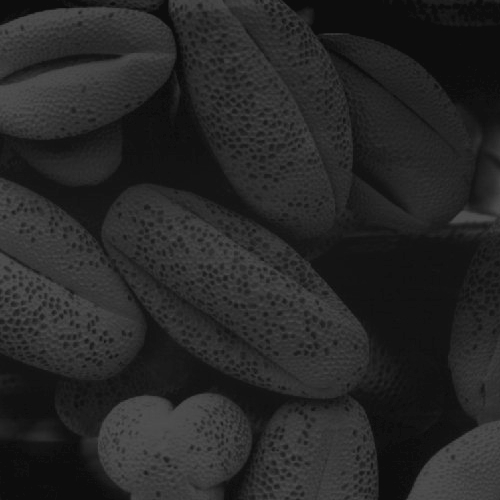
#> input picture images/fig_q1.jpg, 500 x 500 px
$ jupyter execute Asssignment1.ipynb
#> lines starting #> are read from the running program, lines starting #| are printed output that depends on the picture
[cell 1]
#loading images
import matplotlib.pyplot as plt
image_1 = plt.imread('images/fig_q1.jpg')
#> image_1 is the input picture: shape (500, 500); min 12, max 83, mean 38.7

[cell 2]
# plotting histogram
plt.hist(image_1.ravel(), bins=256, range=(0, 255))

# Optional: Add range=(0, 255) to ensure the x-axis represents
# standard 8-bit pixel values correctly.

plt.title('Image fig_q1.jpg histogram')
plt.xlabel('Pixel Intensity')
plt.ylabel('Frequency')
plt.show()
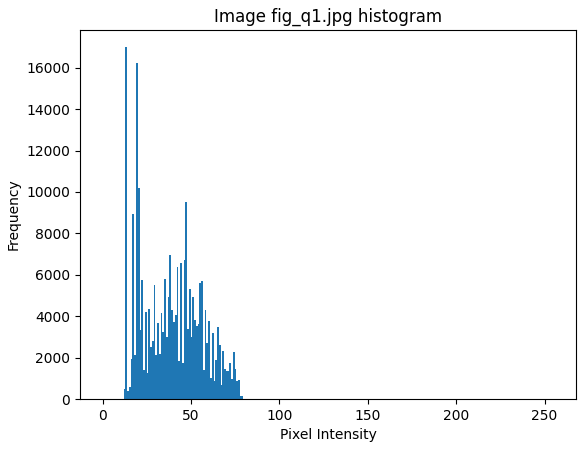
#> figure drawn by matplotlib, 1 panel; tallest bar 16986 high, from x = 12.95 to 13.95

[cell 3]
import numpy as np
# If image is integer (0-255), divide by 255.
if image_1.dtype == 'uint8':
    img_float = image_1 / 255.0
else:
    img_float = image_1

# If image is washed out (too bright), use gamma > 1 (e.g., 2.0)
gamma = 0.6  # <--- ADJUST THIS VALUE BASED ON YOUR IMAGE
corrected_img = np.power(img_float, gamma)
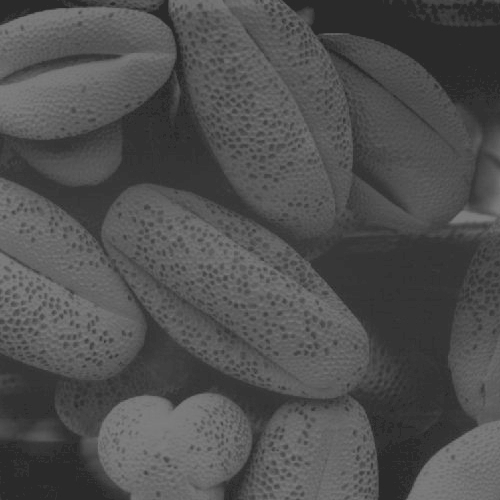
#> corrected_img: shape (500, 500) float64; min 0.16, max 0.51, mean 0.315
# 4. Plot Side-by-Side
fig, ax = plt.subplots(1, 2, figsize=(12, 6))

# Original
ax[0].imshow(img_float, cmap='gray')
ax[0].set_title('Original Image')
ax[0].axis('off')

# Transformed
ax[1].imshow(corrected_img, cmap='gray')
ax[1].set_title(f'Power Law Transformed ($\gamma={gamma}$)')
ax[1].axis('off')

plt.show()
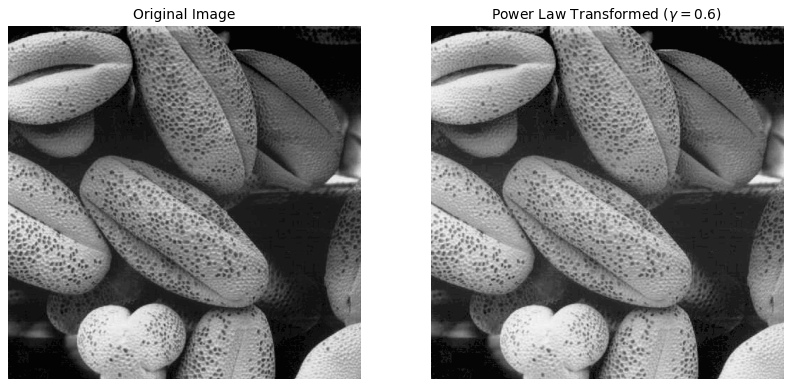
#> figure drawn by matplotlib, 2 panels

[cell 4]
# histogram normalisation
from skimage import exposure
image_1_eq = exposure.equalize_hist(image_1)
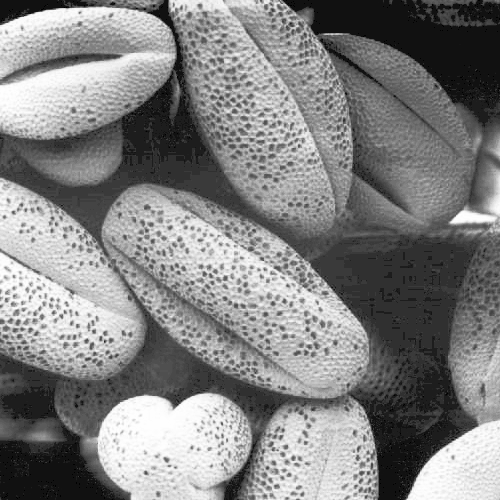
#> image_1_eq: shape (500, 500) float64; min 0.00191, max 1, mean 0.513
def show_image(image, title='Image', cmap_type='gray'):
    plt.imshow(image, cmap=cmap_type)
    plt.title(title)
    plt.axis('off')
    plt.show()

show_image(image_1_eq)

[cell 5]
from skimage import color
if image_1.ndim == 3:
    image_1 = color.rgb2gray(img)
    # rgb2gray produces floats 0-1, so we scale back to 0-255 for the histogram to look standard
    image_1 = (image_1 * 255).astype(np.uint8)

# 2. Apply Histogram Normalization (Min-Max Stretching)
img_min = image_1.min()
#> img_min = 12
img_max = image_1.max()
#> img_max = 83

# The Math: (Pixel - Min) / (Range) * 255
# using float calculation to avoid integer overflow, then casting back to uint8
norm_img = (image_1 - img_min) / (img_max - img_min) * 255
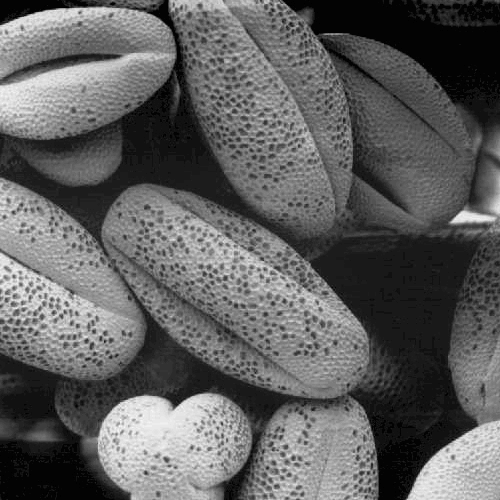
#> norm_img: shape (500, 500) float64; min 0, max 255, mean 96.1
norm_img = norm_img.astype(np.uint8)

# 3. Plotting Side-by-Side
fig, axes = plt.subplots(2, 2, figsize=(12, 10))

# Top Left: Original Image
axes[0, 0].imshow(image_1, cmap='gray', vmin=0, vmax=255)
axes[0, 0].set_title(f'Original (Min:{img_min}, Max:{img_max})')

# Top Right: Normalized Image
axes[0, 1].imshow(norm_img, cmap='gray', vmin=0, vmax=255)
axes[0, 1].set_title('Normalized (Stretched to 0-255)')

# Bottom Left: Original Histogram
axes[1, 0].hist(image_1.ravel(), bins=256, range=(0, 256), color='blue', alpha=0.7)
axes[1, 0].set_title('Original Histogram')
axes[1, 0].set_xlim([0, 256])

# Bottom Right: Normalized Histogram
axes[1, 1].hist(norm_img.ravel(), bins=256, range=(0, 256), color='green', alpha=0.7)
axes[1, 1].set_title('Normalized Histogram')
axes[1, 1].set_xlim([0, 256])

plt.tight_layout()
plt.show()
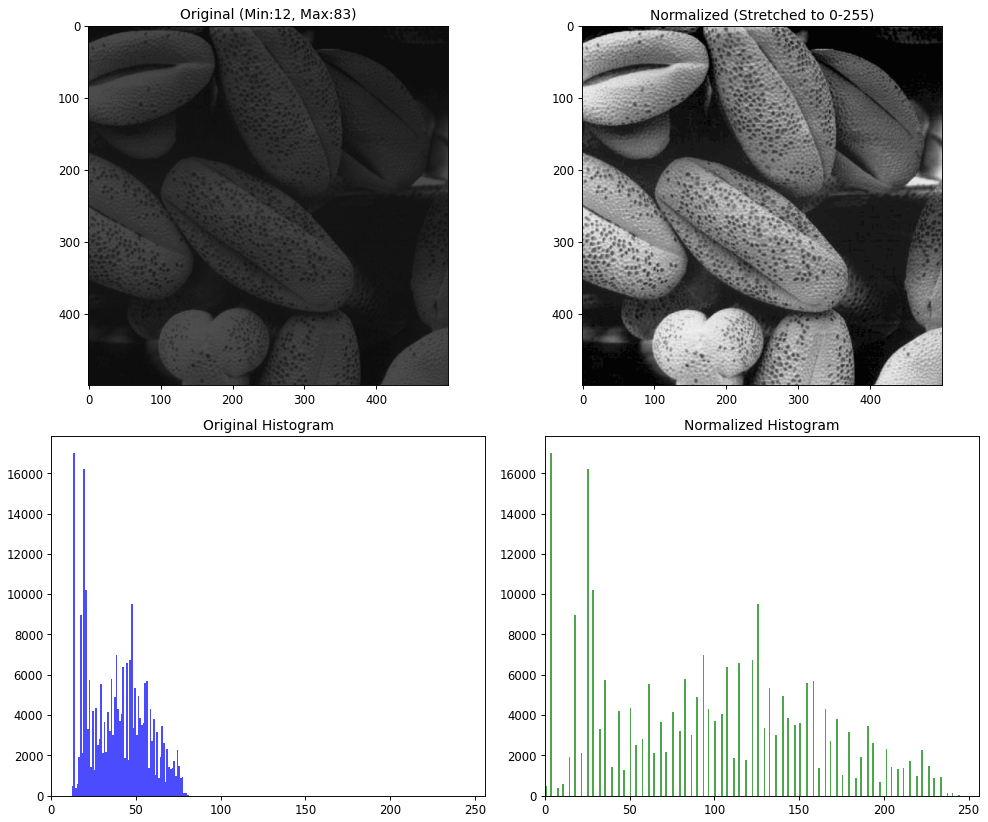
#> figure drawn by matplotlib, 4 panels; panel 3: tallest bar 16986 high, from x = 13 to 14; panel 4: tallest bar 16986 high, from x = 3 to 4

### IMAGE 2

[cell 6]
from scipy.signal import convolve2d
from skimage import data

# 1. Load Image (Robust check)
try:
    img = plt.imread('images/fig_q2.jpg')
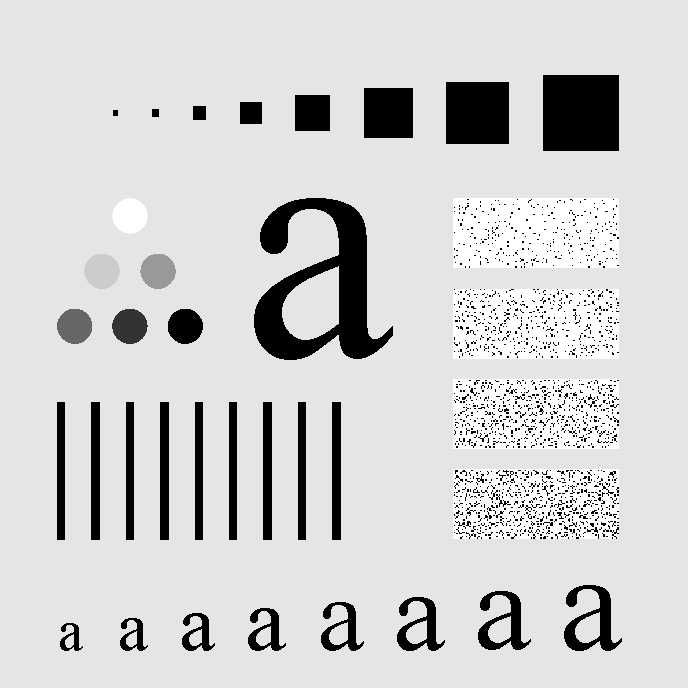
#> input picture images/fig_q2.jpg, 688 x 688 px
#> img is the input picture: shape (688, 688); min 0, max 255, mean 207.3
except FileNotFoundError:
    img = data.camera() # Fallback

if img.ndim == 3:
    img = color.rgb2gray(img)

# 2. Define Helper for Box Filter
def apply_box_filter(image, size):
    # A box kernel is just ones divided by the total area
#> called with size = 3
    kernel = np.ones((size, size)) / (size * size)
    # boundary='symm' handles edges better than zero-padding
    return convolve2d(image, kernel, mode='same', boundary='symm')
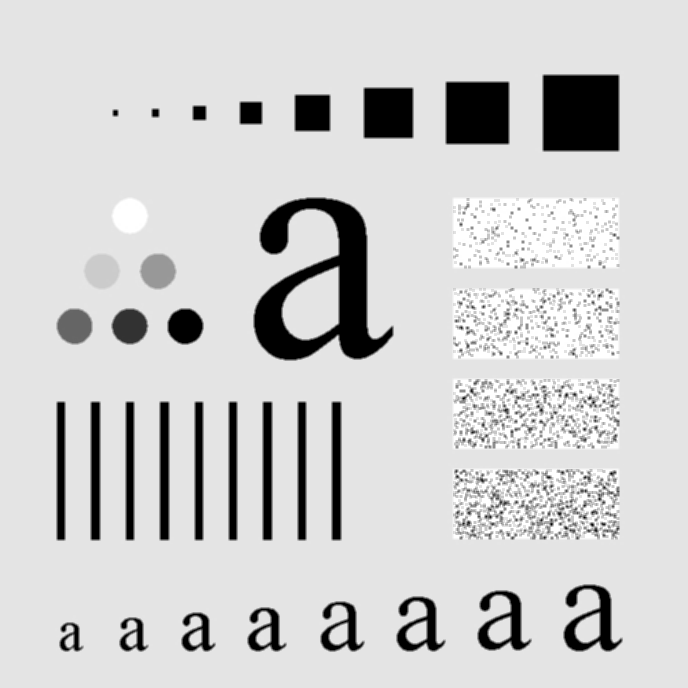
#> returned value: shape (688, 688) float64; min 0, max 255, mean 207.3; drawn with min black and max white

# 3. Apply for 3x3, 5x5, 7x7
sizes = [3, 5, 7]
filtered_images = [apply_box_filter(img, s) for s in sizes]
#> call 3 of apply_box_filter, with size = 7
#> in apply_box_filter (call 3), `return convolve2d(image, kernel, mode='same', boundary='symm')`:
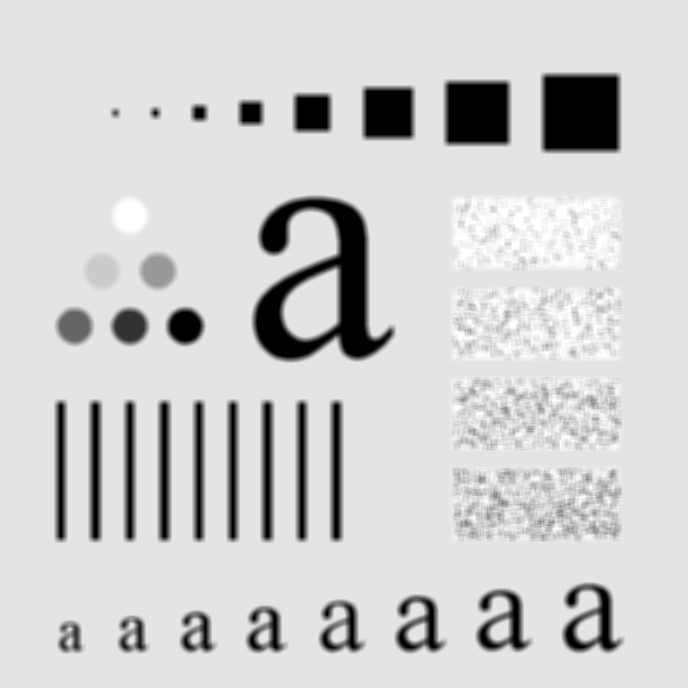
#> returned value: shape (688, 688) float64; min 0, max 255, mean 207.3; drawn with min black and max white
#> filtered_images = 3 items

# 4. Plot
fig, axes = plt.subplots(1, 4, figsize=(16, 4))
axes[0].imshow(img, cmap='gray')
axes[0].set_title('Original')

for i, s in enumerate(sizes):
    axes[i+1].imshow(filtered_images[i], cmap='gray')
    axes[i+1].set_title(f'Box {s}x{s}')
    axes[i+1].axis('off')

plt.show()

[cell 7]
def generate_gaussian_kernel(size, sigma):
    """
    Generates a kernel manually using the formula provided:
    w(s, t) = K * exp( -(s^2 + t^2) / (2*sigma^2) )
    """
    kernel = np.zeros((size, size))
    center = size // 2

    # Iterate through the grid (s, t) relative to center
    for x in range(size):
        for y in range(size):
            s = x - center
            t = y - center
            kernel[x, y] = np.exp(-(s**2 + t**2) / (2 * sigma**2))

    # Normalize so sum = 1 (Preserve Image Brightness)
    return kernel / np.sum(kernel)

# Setup
sizes = [3, 5, 7]
sigmas = [1, 2] # The question asks for both

# Create a grid of plots
fig, axes = plt.subplots(len(sigmas), len(sizes)+1, figsize=(15, 8))

for row, sigma in enumerate(sigmas):
    # Show Original in first column
    axes[row, 0].imshow(img, cmap='gray')
    axes[row, 0].set_title(f'Original (Sigma={sigma})')
    axes[row, 0].axis('off')

    for col, size in enumerate(sizes):
        kernel = generate_gaussian_kernel(size, sigma)
        result = convolve2d(img, kernel, mode='same', boundary='symm')

        ax = axes[row, col+1]
        ax.imshow(result, cmap='gray')
        ax.set_title(f'Gauss {size}x{size}, $\sigma$={sigma}')
        ax.axis('off')

plt.tight_layout()
plt.show()
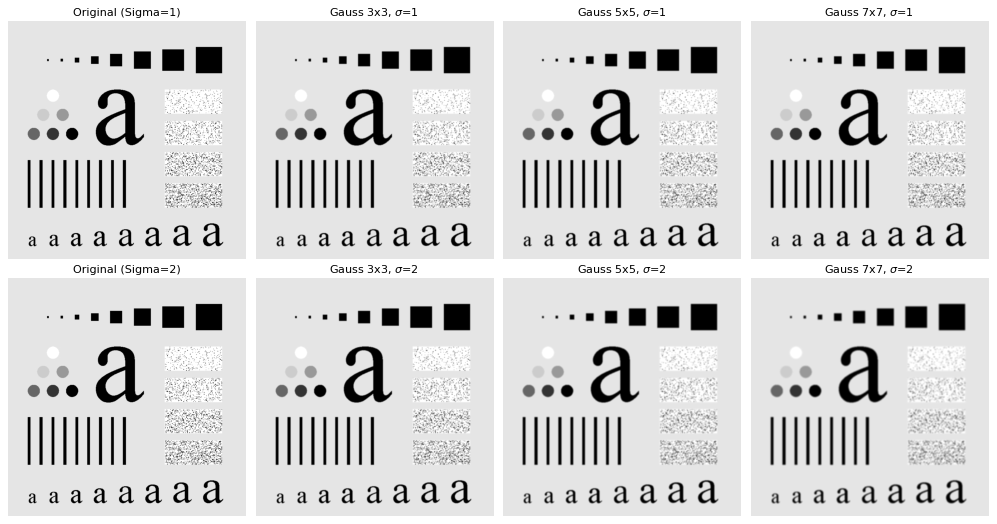
#> figure drawn by matplotlib, 8 panels
